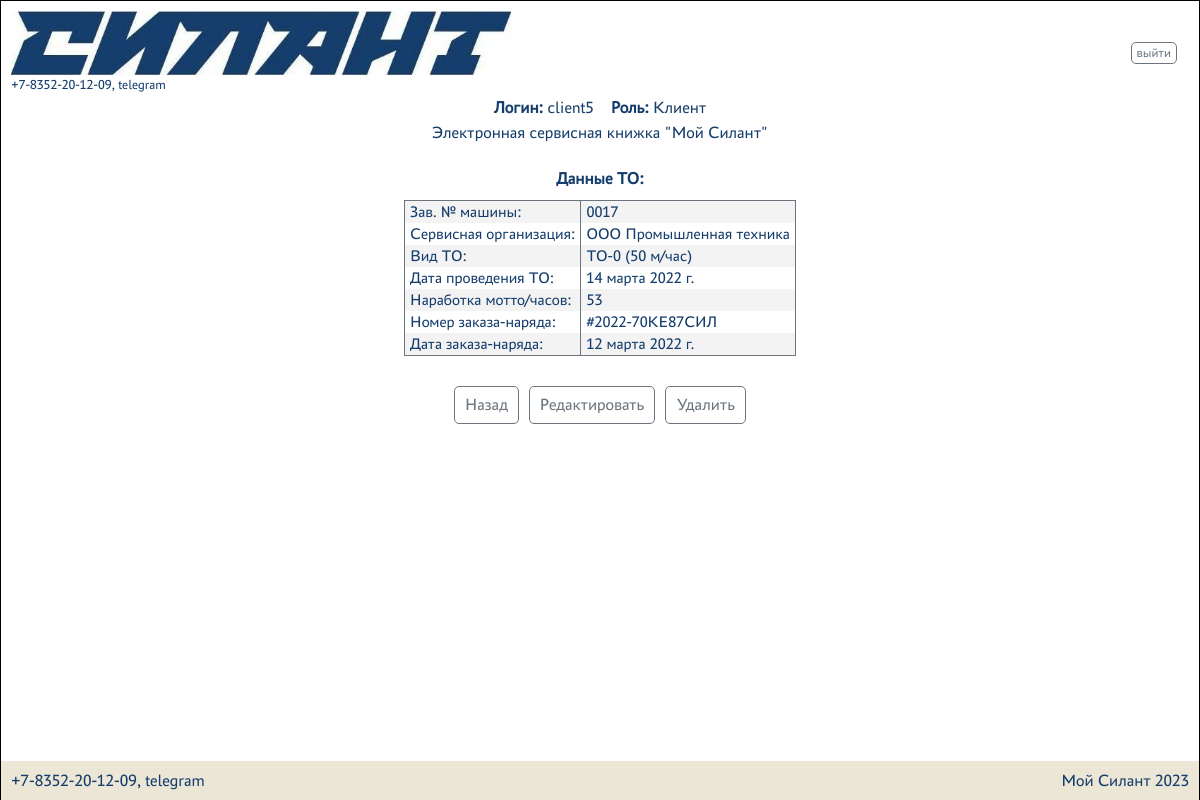
The page /maintenance/2 (signed in) on the database its author committed.
### silant/models.py (models this page shows, shortened)
class Maintenance(models.Model):
    car = models.ForeignKey(Car, on_delete=models.CASCADE, verbose_name='Машина')
    service_company = models.ForeignKey(Service_company, on_delete=models.CASCADE, verbose_name='Сервисная организация')
    type_maintenance = models.ForeignKey(Type_maintenance, on_delete=models.CASCADE, verbose_name='Вид ТО')
    maintenance_date = models.DateField(verbose_name='Дата проведения ТО')
    operating_time = models.IntegerField(verbose_name='Наработка мотто/часов')
    order = models.TextField(max_length=50, verbose_name='Номер заказа-наряда')
    order_date = models.DateField(verbose_name='Дата заказа-наряда')
    class Meta:
        verbose_name = 'ТО'
        verbose_name_plural = 'ТО'
        ordering = ['maintenance_date']

class Car(models.Model):
    factory_number = models.TextField(max_length=17, unique=True, db_index=True, verbose_name='Заводской номер')
    technique_model = models.ForeignKey(Technique_model, on_delete=models.CASCADE, db_index=True, verbose_name='Модель техники')
    engine_model = models.ForeignKey(Engine_model, on_delete=models.CASCADE, db_index=True, verbose_name='Модель двигателя')
    engine_number = models.TextField(max_length=17, verbose_name='Номер двигателя')
    transmission_model = models.ForeignKey(Transmission_model, on_delete=models.CASCADE, db_index=True, verbose_name='Модель трансмиссии')
    transmission_number = models.TextField(max_length=50, verbose_name='Номер трансмиссии')
    drive_axle_model = models.ForeignKey(Drive_axle_model, on_delete=models.CASCADE, db_index=True, verbose_name='Модель ведущего моста')
    drive_axle_number = models.TextField(max_length=50, verbose_name='Номер ведущего моста')
    steerable_axle_model = models.ForeignKey(Steerable_axle_model, on_delete=models.CASCADE, db_index=True, verbose_name='Модель управляемого моста')
    steerable_axle_number = models.TextField(max_length=50, verbose_name='Номер управляемого моста')
    supply_contract = models.TextField(max_length=50, blank=True, verbose_name='Договор поставки №, дата.')
    date_of_shipment_from_the_factory = models.DateField(db_index=True, verbose_name='Дата отгрузки с завода')
    consignee = models.TextField(max_length=50, blank=True, verbose_name='Грузополучатель')
    delivery_address = models.TextField(max_length=300, blank=True, verbose_name='Адрес поставки (эксплуатации)')
    equipment = models.TextField(blank=True, verbose_name='Комплектация (доп. опции)')
    client = models.ForeignKey(CustomUser, on_delete=models.CASCADE, null=True, blank=True, verbose_name='Клиент')
    service_company = models.ForeignKey(Service_company, null=True, on_delete=models.CASCADE, blank=True, verbose_name='Сервисная организация')
    def __str__(self):
        return f'{self.factory_number}'
    class Meta:
        verbose_name = 'Машины'
        verbose_name_plural = 'Машины'
        ordering = ['date_of_shipment_from_the_factory']

class Service_company(models.Model):
    user = models.OneToOneField(CustomUser, on_delete=models.CASCADE, verbose_name='Имя пользователя')
    name = models.TextField(unique=True, verbose_name='Название')
    description = models.TextField(blank=True, verbose_name='Описание')
    def __str__(self):
        return f'{self.name}'
    class Meta:
        verbose_name = 'Сервисные компании'
        verbose_name_plural = 'Сервисные компании'

class Type_maintenance(models.Model):
    name = models.TextField(verbose_name='Название')
    description = models.TextField(blank=True, verbose_name='Описание')
    def __str__(self):
        return f'{self.name}'
    class Meta:
        verbose_name = 'Вид ТО'
        verbose_name_plural = 'Вид ТО'

### silant/views.py (the view)
# urls.py: path('maintenance/<int:pk>', MaintenanceItem.as_view()),
class MaintenanceItem(PermissionRequiredMixin, DetailView):
    permission_required = 'silant.view_maintenance'
    model = Maintenance
    template_name = 'maintenance_item.html'
    context_object_name = 'maintenance'

### silant/templatetags/auth_extras.py (called while the page is built)
@register.filter(name='has_group')
def has_group(user, group_name):
    group = Group.objects.get(name=group_name)
    return True if group in user.groups.all() else False

### silant/templates/maintenance_item.html
{% extends 'default.html' %}
{% load auth_extras %}
{% load bootstrap5 %}
{% block content %}
<h4 class="center">Данные ТО:</h4>
<div class="center">
    <table>
    <tr><td>Зав. №  машины:</td><td>{{ maintenance.car }}</td></tr>
    <tr><td>Сервисная организация:</td><td>{{ maintenance.service_company }}</td></tr>
    <tr><td>Вид ТО:</td><td>{{ maintenance.type_maintenance }}</td></tr>
    <tr><td>Дата проведения ТО:</td><td>{{ maintenance.maintenance_date }}</td></tr>
    <tr><td>Наработка мотто/часов:</td><td>{{ maintenance.operating_time }}</td></tr>
    <tr><td>Номер заказа-наряда:</td><td>{{ maintenance.order }}</td></tr>
    <tr><td>Дата заказа-наряда:</td><td>{{ maintenance.order_date }}</td></tr>
    </table>
</div>
<br>
<div class="center">
    <a href="{% url 'maintenance' %}" class="button medium">Назад</a>
    {% if perms.silant.change_maintenance %}
        <a href="{{ request.get_full_path }}/edit" class="button medium">Редактировать</a>
    {% endif %}
    {% if perms.silant.delete_maintenance %}
        <a href="{{ request.get_full_path }}/delete" class="button medium">Удалить</a>
    {% endif %}
</div>
{% endblock content %}

### silant/templates/fragments/username_group.html
{% load auth_extras %}
{% if user.is_authenticated %}
    <div class="center">
        <div><b>Логин:</b> {{ user.username }}&emsp;</div>
        <div>
            <b>Роль:</b>
            {% if request.user|has_group:"client" %}
                Клиент
            {% elif request.user|has_group:"service" %}
                Сервисная компания
            {% elif request.user|has_group:"manager" %}
                Менеджер
            {% elif request.user|has_group:"admin" %}
                Администратор
            {% endif %}
        </div>
    </div>
{% else %}
        <div class="center"><p>Вы не авторизовались</p></div>
{% endif %}

### static/css/style.css (style rules this page uses)
:root { --silant_black: #163E6C; --silant_red: #D20A11; --silant_beige: #EBE6D6; --silant_grey: #6c757d; --silant_light_grey: #e6e6e6; --silant_cell_grey: #f3f3f3; }
* { margin: 0; padding: 0; }
html { font-family: "PT-Astra-Sans_Regular"; line-height: 1.5; -webkit-text-size-adjust: 100%; -ms-text-size-adjust: 100%; -moz-text-size-adjust: 100%; -ms-overflow-style: scrollbar; -webkit-tap-highlight-color: rgba(0, 0, 0, 0); }
body { height: 100%; font-weight: 400; line-height: 1.5; color: var(--silant_black); }
h1, h2, h3, h4, h5, h6 { margin-top: 0; margin-bottom: 0.5rem; }
a { text-decoration: none !important; }
table { border-bottom: 1px solid var(--silant_grey); border-top: 1px solid var(--silant_grey); border-collapse: collapse; text-align: left; border-spacing: 0; display: block; overflow-x: auto; max-width: fit-content; margin: auto; }
th,td { padding: 2px 5px; border-right: 1px solid var(--silant_grey); border-left: 1px solid var(--silant_grey); }
tr:nth-child(odd) { background: var(--silant_cell_grey); }
.center { display: -webkit-flex; display: flex; justify-content: center; text-align: center; }
.button { border: 1px solid var(--silant_grey); display: inline-block; text-decoration: none; border-radius: 5px; color: var(--silant_grey); background: transparent; cursor: pointer; }
.button.medium { padding: 5px 10px; margin: 5px; }

### static/css/mobile.css (style rules this page uses)
html { font-size: 15px; }

### static/css/760.css (style rules this page uses)
html { font-size: 17px; }

### static/css/360.css (style rules this page uses)
html { font-size: 15px; }

### static/css/1366.css (style rules this page uses)
html { font-size: 18px; }

### static/css/1536.css (style rules this page uses)
html { font-size: 19px; }

### rows shown on the page
Maintenance: car "0017", service_company "ООО Промышленная техника", type_maintenance "ТО-0 (50 м/час)", maintenance_date "14 марта 2022 г.", operating_time "53", order "#2022-70КЕ87СИЛ", order_date "12 марта 2022 г."

### other values the page prints
{{ user.username }} "client5"
